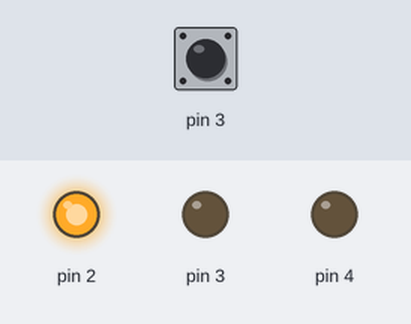
Simulated run of this sketch. Board: Arduino Uno, built with avr-gcc and run on an emulated ATmega328P. Parts: output pins drawn as LEDs (lit = HIGH). The inputs (shaded band) are chosen by the test bench; at power-on: pin 3 LOW.

Above: at 1.2 s.
1.3 s: pin 3 driven HIGH
4.3 s: pin 3 driven LOW
At 4.53 s:
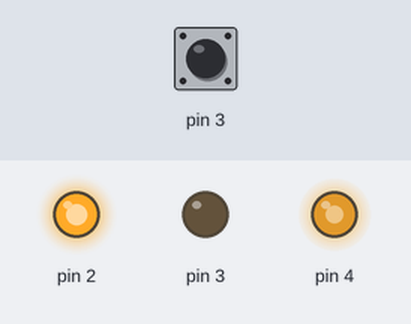
6.1 s: pin 3 pulsed HIGH 2 times (0.12 s each, 0.3 s apart)
At 6.26 s:
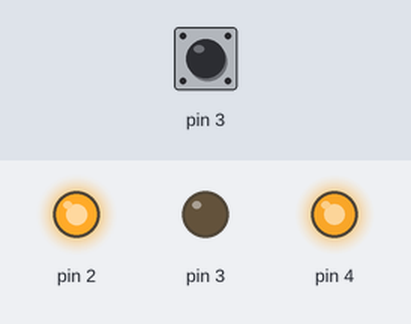
Timing chart, 0 to 9.1 s (numbered marks = the images above; inputs shaded):
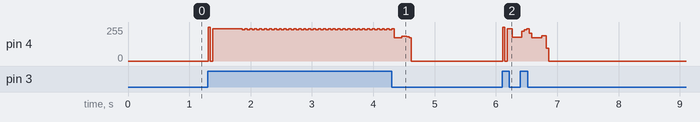

The sketch:

ardulamp.ino
```cpp
void setup() {
  pinMode(2,OUTPUT);
  digitalWrite(2,1);
  pinMode(4,OUTPUT);
}
int j;
void loop() {
  pinMode(3,INPUT);
  digitalWrite(4,0);
  delay(1);
  for(int i=0;i<100;i++){
    if(digitalRead(3)){ j=15; break; }
    delayMicroseconds(50);
  }
  if(--j>0){
      pinMode(3,OUTPUT);
      digitalWrite(4,1);
      digitalWrite(3,0);
  }
  else j=0;
  delay(15);
}
```
